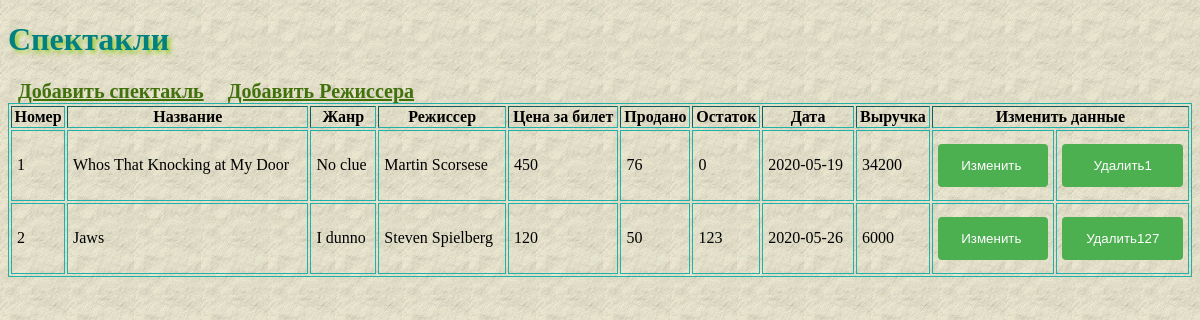
The page / on the database its author committed.
### tables this page shows
CREATE TABLE `plays` (
  `id` int(11) NOT NULL,
  `name` varchar(100) NOT NULL,
  `genre` varchar(100) NOT NULL,
  `director` int(11) NOT NULL,
  `price` int(11) NOT NULL,
  `selled` int(11) NOT NULL,
  `leftTickets` int(11) NOT NULL,
  `date` date NOT NULL,
  `gain` int(11) NOT NULL
);

CREATE TABLE `directors` (
  `id` int(11) NOT NULL,
  `name` varchar(100) NOT NULL
);

### index.php (the view, shortened to what this page needs)
<!DOCTYPE HTML>
<html>
<head>
    <link rel="stylesheet" type="text/css" href="style/style.css">
</head>
<body>
  <h1>Спектакли</h1>
<a href="./addPlay.php">Добавить спектакль</a> <a href="addDirector.php">Добавить Режиссера</a>
<?php
  $servername = "localhost";
  $username = "root";
  $password = "";
  $conn = new mysqli($servername, $username, $password, "theater");
  if ($conn->connect_error) {
      die("Connection failed: " . $conn->connect_error);
  }
  else
  {
    $sql = "SELECT * FROM `plays` ";
    $result = $conn->query($sql);
    echo '<table border="2">';
    if (mysqli_num_rows($result) > 0)
    {
      $num = 1;
      echo "<tr>
            <th> Номер </th>
            <th> Название </th>
            <th> Жанр </th>
            <th> Режиссер </th>
            <th> Цена за билет </th>
            <th> Продано </th>
            <th> Остаток </th>
            <th> Дата </th>
            <th> Выручка </th>
            <th  colspan=\"2\"> Изменить данные </th>
             </tr>";
      while($row = mysqli_fetch_assoc($result)) {
        echo  "<tr>";
        echo  "<td>"  . $num++ . "</td>";
        echo  "<td>"  . $row['name'] . "</td>";
        echo  "<td>"  . $row['genre'] . "</td>";
        $query = "SELECT * FROM `directors` WHERE id = {$row['director']}";
        $dir = $conn->query($query);
        $dir = $dir->fetch_assoc();
        echo  "<td>"  . $dir['name'] . "</td>";
        echo  "<td>"  . $row['price'] . "</td>";
        echo  "<td>"  . $row['selled'] . "</td>";
        echo  "<td>"  . $row['leftTickets'] . "</td>";
        echo  "<td>"  . $row['date'] . "</td>";
        echo  "<td>"  . $row['gain'] . "</td>";
        echo  "<td>"  . ' <form action="editPlay.php" method="GET"> <input type="submit" name="' .$row['id'] . '" value="Изменить ' . '"/>' . " </form> </td>" ;
        echo  "<td>"  . ' <form action="index.php" method="GET"> <input type="submit" name="delBtn"'  . '" value="Удалить' .$row['id']  . '"/>' . " </form> </td>" ;
      }
    echo "</table>";
    }
  }
?>
</body>
</html>

### style/style.css (style rules this page uses)
body { background-image: url("paper.gif"); background-color: #cccccc; }
h1 { color: #008080; text-shadow: 3px 3px 4px #9ACD32; }
table { width:100%; border: 1px solid #20B2AA; }
td { border: 1px solid #20B2AA; padding: 5px; }
a { padding: 10px; color:#40710b; font-weight: bold; font-size: 20px; }
input[type=submit] { width: 100%; background-color: #4CAF50; color: white; padding: 14px 20px; margin: 8px 0; border: none; border-radius: 4px; cursor: pointer; }

### rows shown on the page
plays: name "Whos That Knocking at My Door", genre "No clue", director.name "Martin Scorsese", price "450", selled "76", leftTickets "0", date "2020-05-19", gain "34200", delBtn "Удалить1"
plays: name "Jaws", genre "I dunno", director.name "Steven Spielberg", price "120", selled "50", leftTickets "123", date "2020-05-26", gain "6000", delBtn "Удалить127"
